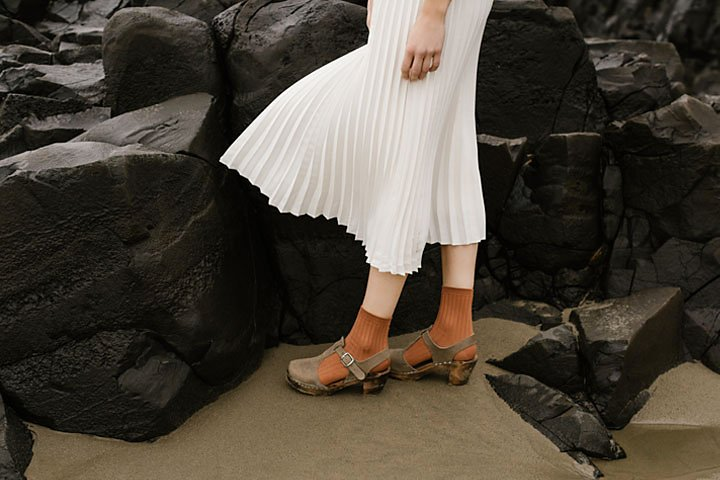
#> input picture a1images/a1images/highlights_and_shadows.jpg, 720 x 480 px
$ python q3_code.py
#> lines starting #> are read from the running program, lines starting #| are printed output that depends on the picture
import cv2 as cv
import numpy as np
import matplotlib.pyplot as plt

# Load the image
image_path = 'a1images/a1images/highlights_and_shadows.jpg'
image = cv.imread(image_path)
#> image is the input picture: shape (480, 720, 3); mean B, G, R 58.1, 68.6, 75.7

# Convert the image to the L*a*b* color space
lab_image = cv.cvtColor(image, cv.COLOR_BGR2LAB)
#> lab_image: shape (480, 720, 3); mean of channels 0, 1, 2 71.3, 129.1, 135

# Split into L*, a*, b* channels
L, a, b = cv.split(lab_image)
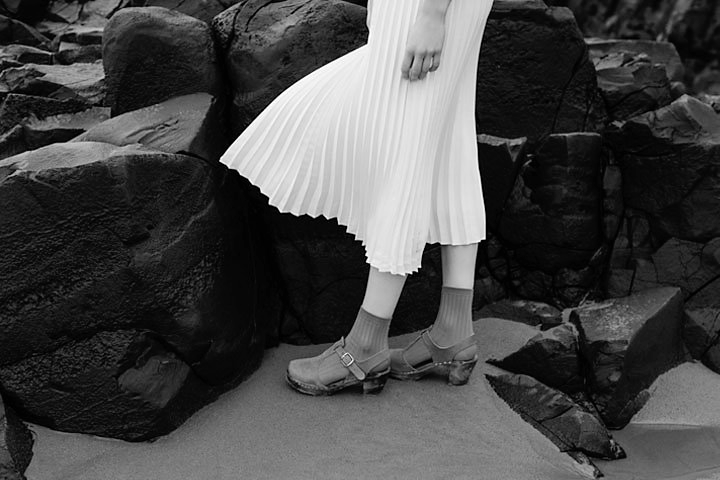
#> L: shape (480, 720); min 0, max 255, mean 71.3
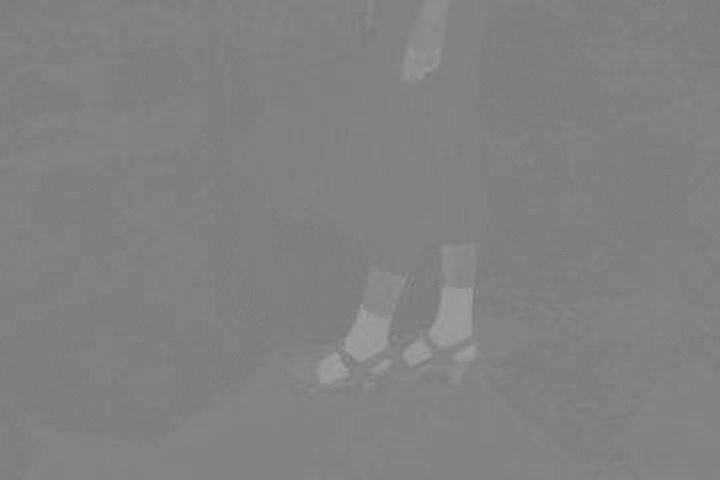
#> a: shape (480, 720); min 119, max 160, mean 129.1

#normalize L
L = L/255.0

# Apply gamma correction to the L* plane
gamma = 2.2  # Example gamma value
L_corrected = np.array( 255*(L) ** (gamma), dtype='uint8')
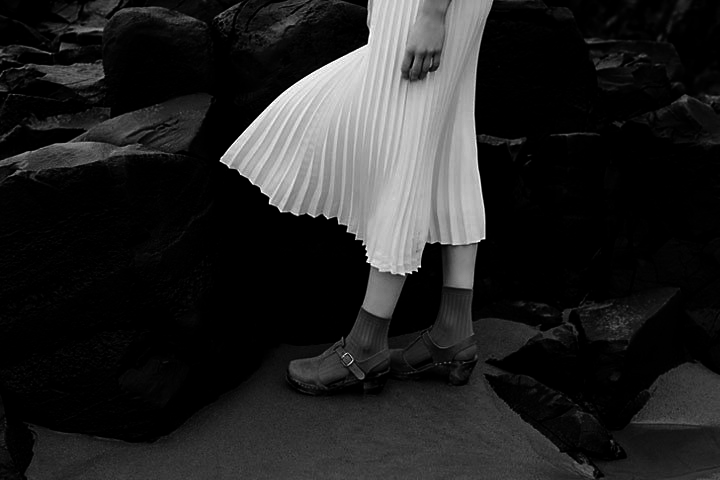
#> L_corrected: shape (480, 720); min 0, max 255, mean 35.3

# Merge the corrected L* channel back with the original a* and b* channels
lab_corrected = cv.merge((L_corrected, a, b))
#> lab_corrected: shape (480, 720, 3); mean of channels 0, 1, 2 35.3, 129.1, 135

# Convert back to BGR color space for display
image_corrected = cv.cvtColor(lab_corrected, cv.COLOR_LAB2BGR)
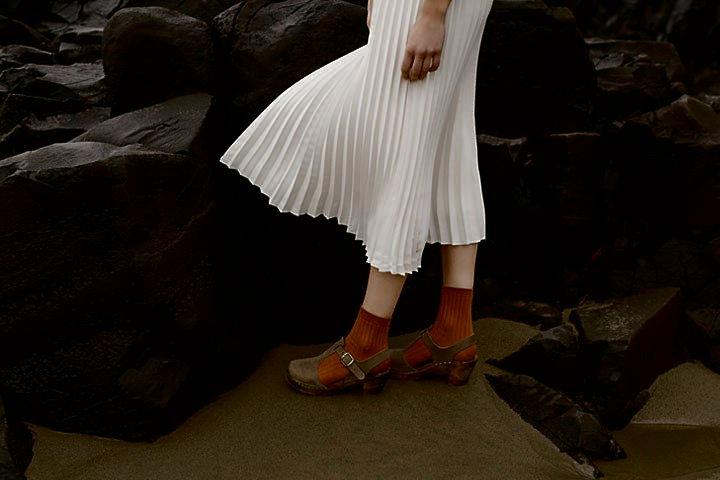
#> image_corrected: shape (480, 720, 3); mean B, G, R 26, 33.5, 40.5

# Plot original and gamma-corrected images
plt.figure(figsize=(10, 5))
plt.subplot(1, 2, 1)
plt.imshow(cv.cvtColor(image, cv.COLOR_BGR2RGB))
plt.title('Original Image')

plt.subplot(1, 2, 2)
plt.imshow(cv.cvtColor(image_corrected, cv.COLOR_BGR2RGB))
plt.title('Gamma Corrected Image (γ = 2.2)')
plt.show()
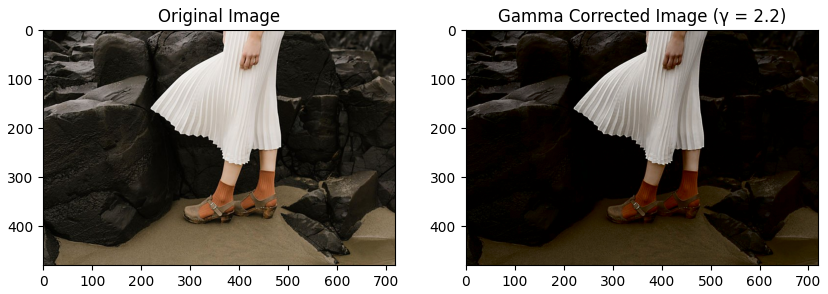
#> figure drawn by matplotlib, 2 panels

# Create subplots for the original and gamma-corrected histograms
fig, axs = plt.subplots(1, 2, figsize=(12, 6))

# Original image histograms (Red, Green, Blue in the same plot)
axs[0].set_title('Original Image - RGB Channels')
axs[0].hist(image[:, :, 0].flatten(), bins=256, range=[0, 256], color='b', alpha=0.4, label="Blue Channel")
axs[0].hist(image[:, :, 1].flatten(), bins=256, range=[0, 256], color='g', alpha=0.4, label="Green Channel")
axs[0].hist(image[:, :, 2].flatten(), bins=256, range=[0, 256], color='r', alpha=0.4, label="Red Channel")
axs[0].set_xlim([0, 256])
axs[0].legend()

# Gamma corrected image histograms (Red, Green, Blue in the same plot)
axs[1].set_title('Gamma Corrected Image - RGB Channels')
axs[1].hist(image_corrected[:, :, 0].flatten(), bins=256, range=[0, 256], color='b', alpha=0.4, label="Blue Channel")
axs[1].hist(image_corrected[:, :, 1].flatten(), bins=256, range=[0, 256], color='g', alpha=0.4, label="Green Channel")
axs[1].hist(image_corrected[:, :, 2].flatten(), bins=256, range=[0, 256], color='r', alpha=0.4, label="Red Channel")
axs[1].set_xlim([0, 256])
axs[1].set_ylim([0, 8000])  # Set y-axis limit to reduce dominance of zeros
axs[1].legend()

# Show the plots
plt.tight_layout()
plt.show()
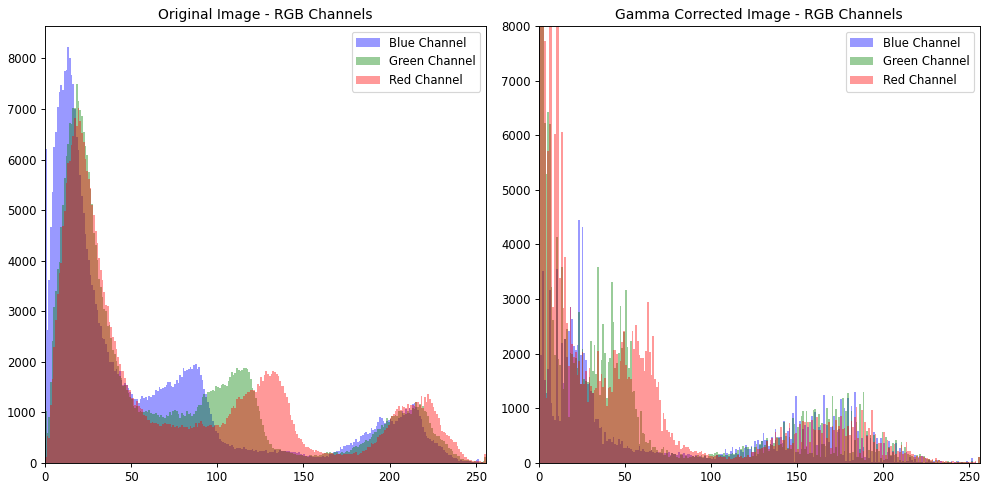
#> figure drawn by matplotlib, 2 panels; panel 1: tallest bar 8229 high, from x = 13 to 14; panel 1: tallest bar 7486 high, from x = 18 to 19; panel 1: tallest bar 7023 high, from x = 19 to 20; panel 2: tallest bar 220940 high, from x = 0 to 1

$ run again, with a1images/a1images/daisy.jpg copied over a1images/a1images/highlights_and_shadows.jpg
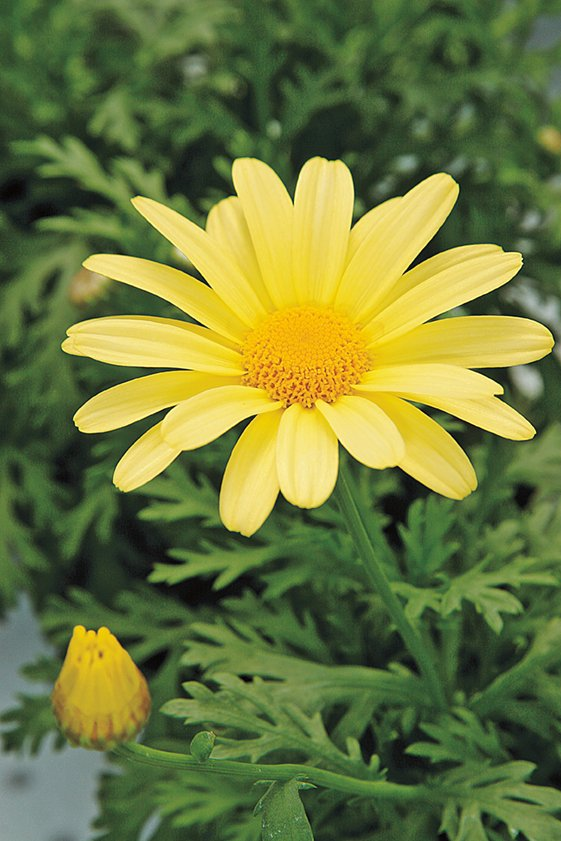
#> input picture a1images/a1images/daisy.jpg, 561 x 841 px
#> image is the input picture: shape (841, 561, 3); mean B, G, R 60.7, 120.3, 108.5
#> lab_image: shape (841, 561, 3); mean of channels 0, 1, 2 121.3, 114.4, 157.2
#> lab_corrected: shape (841, 561, 3); mean of channels 0, 1, 2 65.8, 114.4, 157.2
#> `image_corrected = cv.cvtColor(lab_corrected, cv.COLOR_LAB2BGR)`:
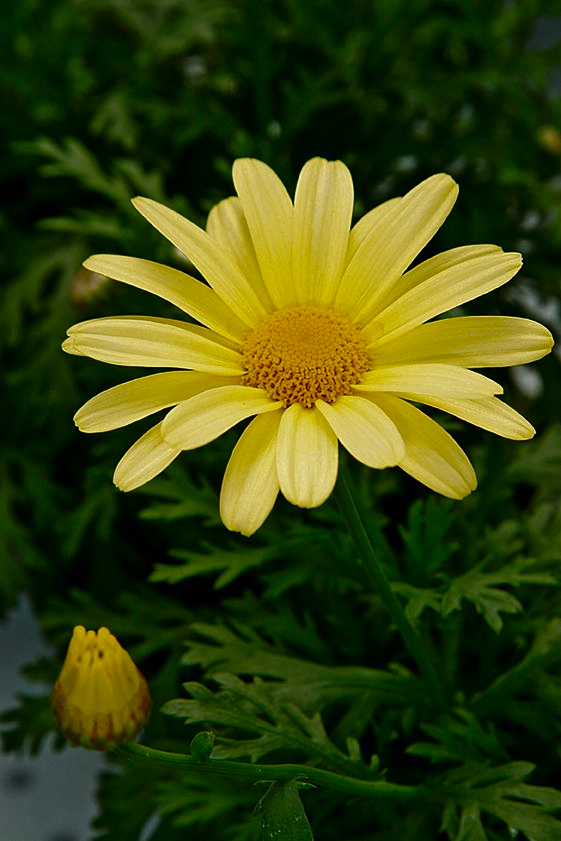
#> image_corrected: shape (841, 561, 3); mean B, G, R 14.5, 68.8, 56.5
#> `plt.show()`:
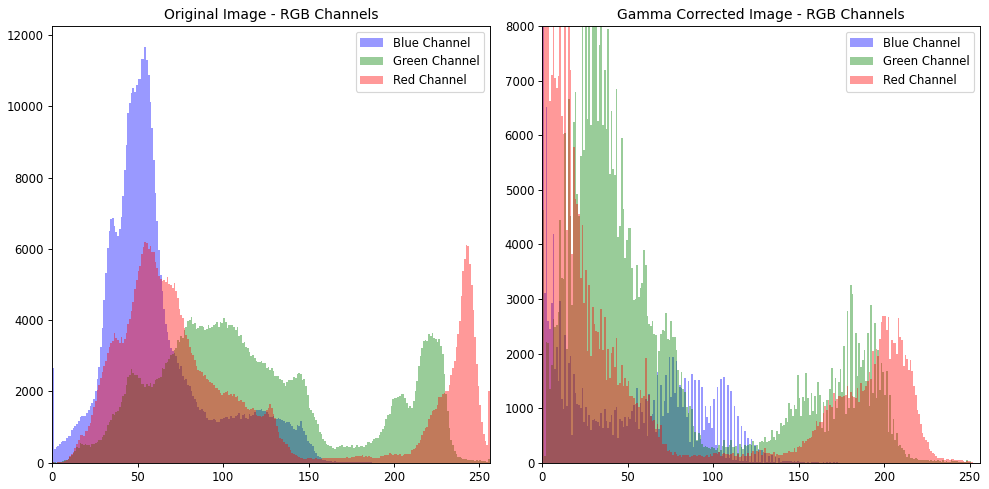
#> figure drawn by matplotlib, 2 panels; panel 1: tallest bar 11668 high, from x = 54 to 55; panel 1: tallest bar 4102 high, from x = 81 to 82; panel 1: tallest bar 6190 high, from x = 54 to 55; panel 2: tallest bar 336075 high, from x = 0 to 1

$ run again, with a1images/a1images/emma.jpg copied over a1images/a1images/highlights_and_shadows.jpg
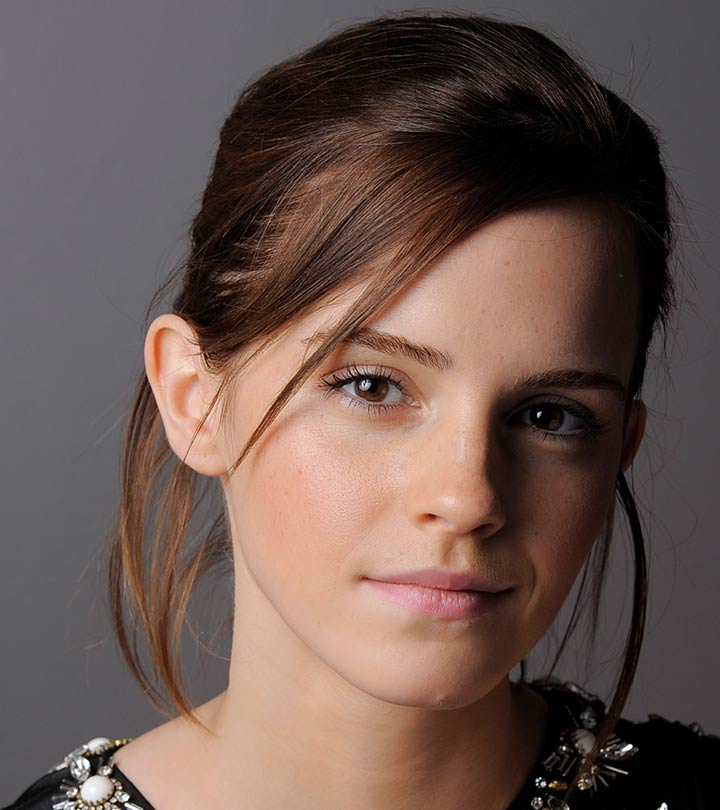
#> input picture a1images/a1images/emma.jpg, 720 x 810 px
#> image is the input picture: shape (810, 720, 3); mean B, G, R 80.1, 87.4, 106.8
#> lab_image: shape (810, 720, 3); mean of channels 0, 1, 2 97, 134.8, 135.1
#> lab_corrected: shape (810, 720, 3); mean of channels 0, 1, 2 44.5, 134.8, 135.1
#> `image_corrected = cv.cvtColor(lab_corrected, cv.COLOR_LAB2BGR)`:
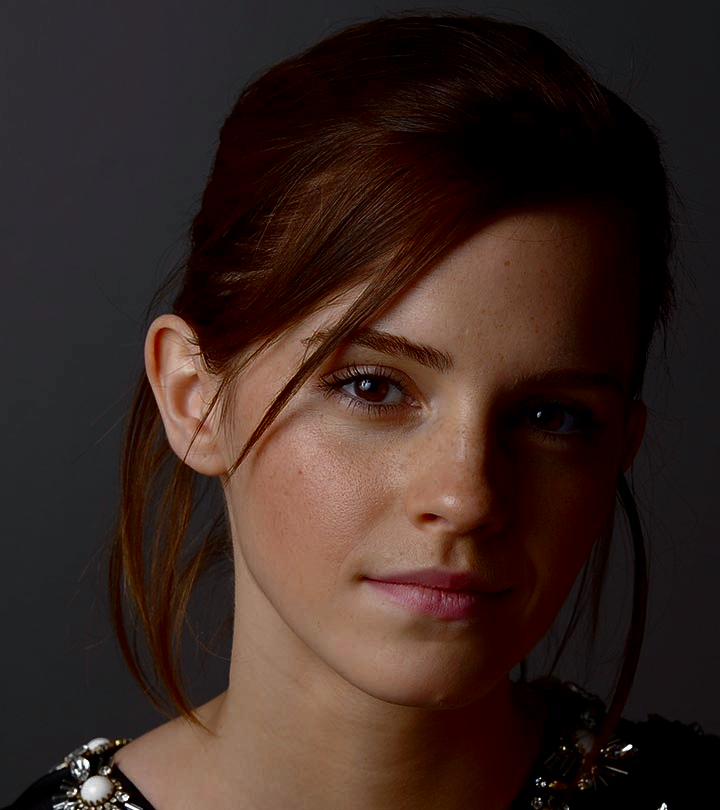
#> image_corrected: shape (810, 720, 3); mean B, G, R 33.6, 39.2, 57.4
#> `plt.show()`:
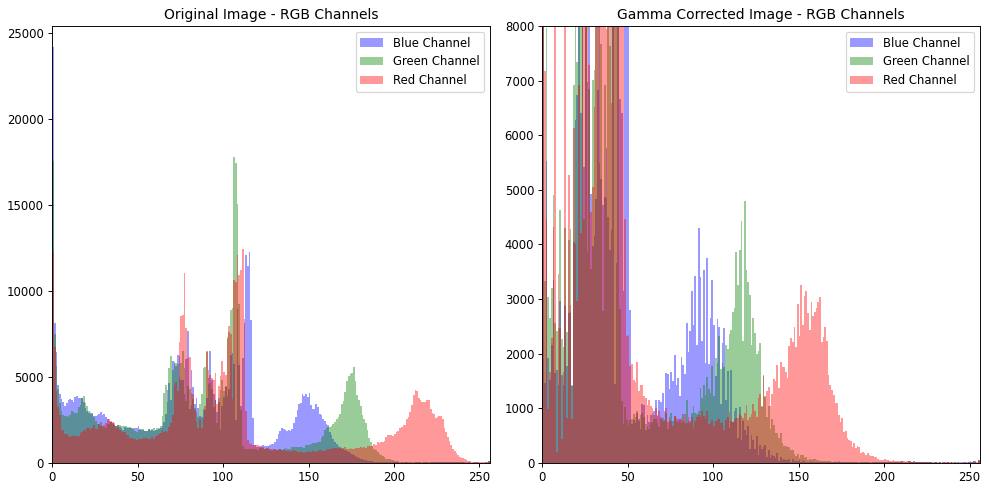
#> figure drawn by matplotlib, 2 panels; panel 1: tallest bar 24186 high, from x = 0 to 1; panel 1: tallest bar 17761 high, from x = 106 to 107; panel 1: tallest bar 12417 high, from x = 111 to 112; panel 2: tallest bar 181248 high, from x = 0 to 1
